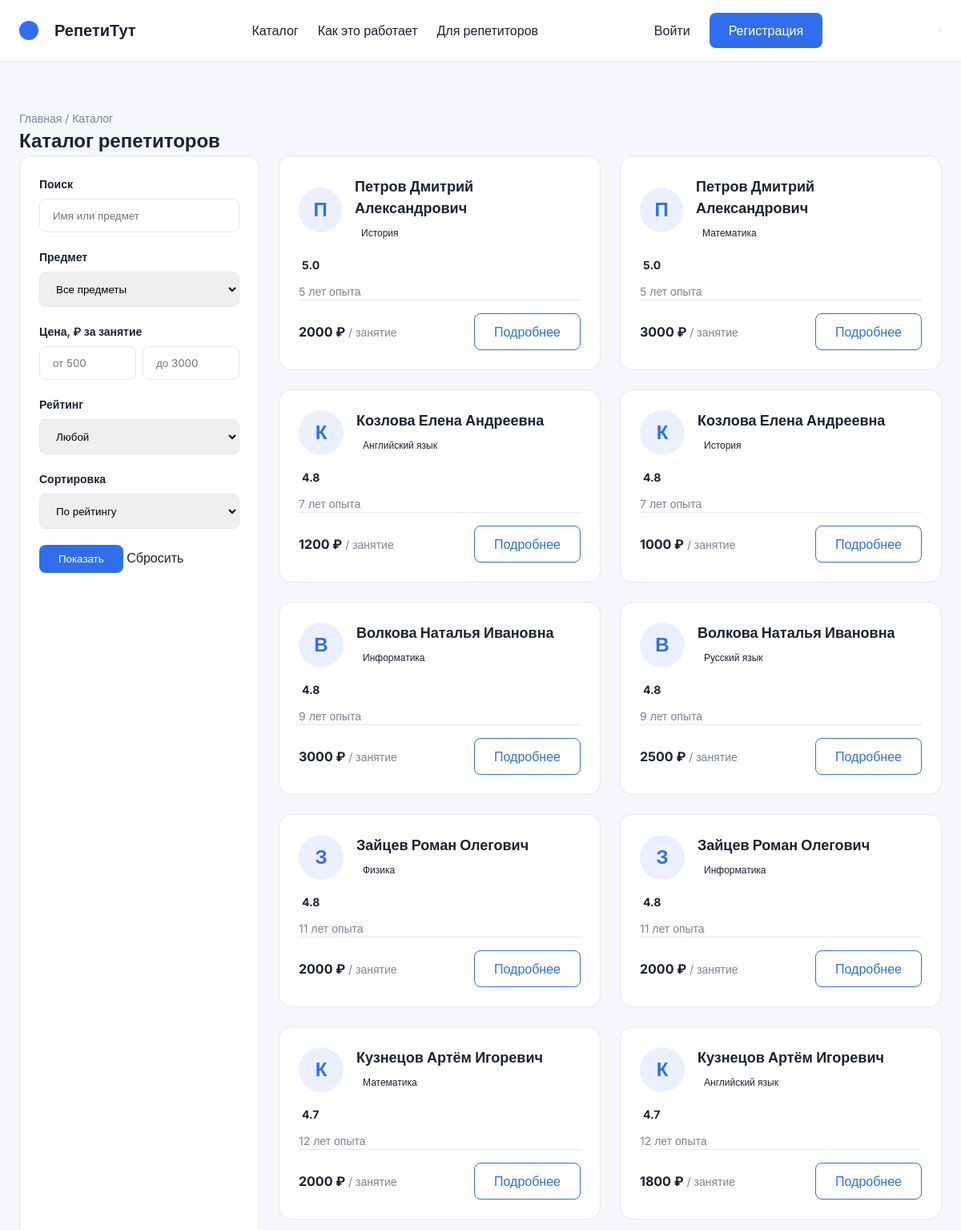
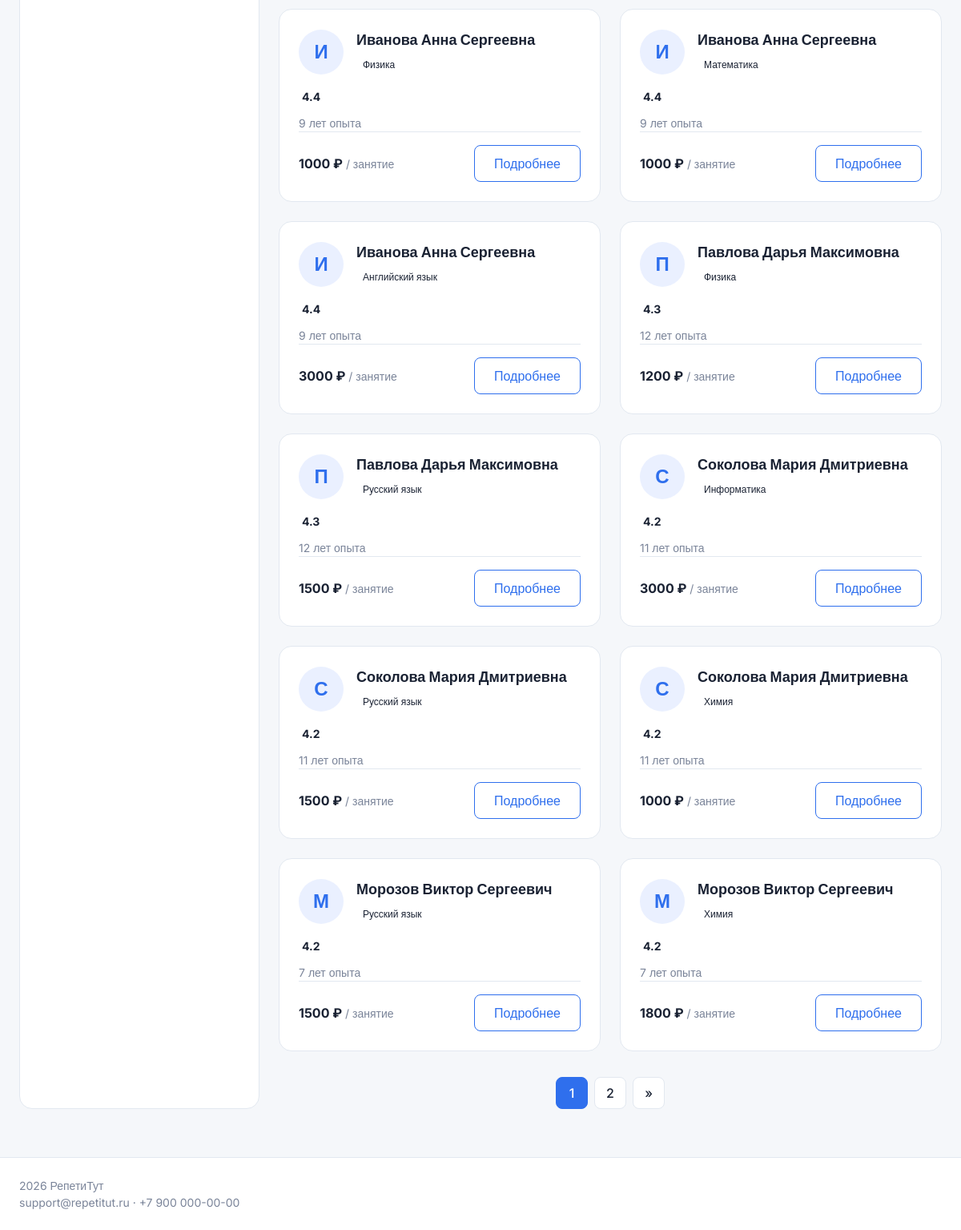
Page /catalog/ on the committed database (2 pictures, top to bottom).
### app/models.py (models this page shows, shortened)
class TutorSubject(models.Model):
    tutor = models.ForeignKey(Tutor, on_delete=models.CASCADE, related_name="subject_cards", verbose_name="Репетитор")
    subject = models.ForeignKey(Subject, on_delete=models.CASCADE, related_name="tutor_cards", verbose_name="Предмет")
    rate_per_hour = models.DecimalField(verbose_name="Ставка за час", max_digits=7, decimal_places=2)
    moderation_status = models.CharField(verbose_name="Статус модерации", max_length=10, default="pending", choices=[("pending", "На модерации"), ("approved", "Одобрена"), ("rejected", "Отклонена")])
    class Meta:
        verbose_name = "Анкета репетитора по предмету"
        verbose_name_plural = "Анкеты репетиторов по предметам"
        ordering = ['tutor__full_name', 'subject__name']
        constraints = [
            db_check(Q(rate_per_hour__gte=300, rate_per_hour__lte=10000), "app_tutorsubject_rate_range"),
            models.UniqueConstraint(fields=['tutor', 'subject'], name="app_tutorsubject_unique_pair"),
        ]

class Tutor(models.Model):
    user = models.OneToOneField(User, on_delete=models.CASCADE, related_name="tutor_profile", null=True, blank=True)
    full_name = models.CharField(verbose_name="ФИО", max_length=150)
    email = models.EmailField(verbose_name="Электронная почта", max_length=100, unique=True)
    phone = models.CharField(verbose_name="Телефон", max_length=20)
    experience_years = models.PositiveSmallIntegerField(verbose_name="Опыт (лет)", default=1)
    rating = models.FloatField(verbose_name="Рейтинг", default=4.0)
    is_active = models.BooleanField(verbose_name="Активен", default=True)
    class Meta:
        verbose_name = "Репетитор"
        verbose_name_plural = "Репетиторы"
        ordering = ['full_name']
        constraints = [
            db_check(Q(rating__gte=1.0, rating__lte=5.0), "app_tutor_rating_range"),
        ]

class Subject(models.Model):
    name = models.CharField(verbose_name="Название предмета", max_length=100, unique=True)
    is_active = models.BooleanField(verbose_name="Показывать в каталоге", default=True)
    class Meta:
        verbose_name = "Предмет"
        verbose_name_plural = "Предметы"
        ordering = ['name']

### app/views.py (the view)
# urls.py: path('catalog/', views.catalog, name='catalog'),
def catalog(request):
    tutor_cards = TutorSubject.objects.filter(moderation_status='approved').select_related('tutor', 'subject')
    query = request.GET.get('q', '')
    if query:
        tutor_cards = tutor_cards.filter(
            Q(tutor__full_name__icontains=query) |
            Q(subject__name__icontains=query)
        )
    subject_id = request.GET.get('subject', '')
    if subject_id:
        tutor_cards = tutor_cards.filter(subject_id=subject_id)
    price_min = request.GET.get('price_min', '')
    if price_min:
        tutor_cards = tutor_cards.filter(rate_per_hour__gte=price_min)
    price_max = request.GET.get('price_max', '')
    if price_max:
        tutor_cards = tutor_cards.filter(rate_per_hour__lte=price_max)
    rating = request.GET.get('rating', '')
    if rating:
        tutor_cards = tutor_cards.filter(tutor__rating__gte=rating)
    sort_by = request.GET.get('sort', 'rating_desc')
    if sort_by == 'price_asc':
        tutor_cards = tutor_cards.order_by('rate_per_hour')
    elif sort_by == 'price_desc':
        tutor_cards = tutor_cards.order_by('-rate_per_hour')
    elif sort_by == 'experience':
        tutor_cards = tutor_cards.order_by('-tutor__experience_years')
    else:
        tutor_cards = tutor_cards.order_by('-tutor__rating')
    paginator = Paginator(tutor_cards, 20)
    page_number = request.GET.get('page')
    page_obj = paginator.get_page(page_number)
    subjects = Subject.objects.filter(is_active=True)
    query_params = request.GET.copy()
    if 'page' in query_params:
        del query_params['page']
    context = {
        'page_obj': page_obj,
        'subjects': subjects,
        'query': query,
        'query_params': query_params.urlencode(),
        'current_subject': subject_id,
        'current_price_min': price_min,
        'current_price_max': price_max,
        'current_rating': rating,
        'current_sort': sort_by,
    }
    return render(request, 'app/catalog.html', context)

### app/templates/app/catalog.html (shortened to what this page needs)
{% extends 'app/base.html' %}
{% block content %}
<section class="catalog-section">
    <div class="container">
        <div class="breadcrumbs"><a href="{% url 'app:index' %}">Главная</a> / Каталог</div>
        <h1 class="page-title">Каталог репетиторов</h1>
        <div class="catalog-layout">
            <aside class="filters-sidebar">
                <form method="GET" action="{% url 'app:catalog' %}" id="filter-form">
                    <div class="filter-group">
                        <label for="q">Поиск</label>
                        <input type="text" id="q" name="q" value="{{ query }}" placeholder="Имя или предмет">
                    </div>
                    <div class="filter-group">
                        <label for="subject">Предмет</label>
                        <select id="subject" name="subject">
                            <option value="">Все предметы</option>
                        </select>
                    </div>
                    <div class="filter-group">
                        <label>Цена, ₽ за занятие</label>
                        <div class="price-inputs">
                            <input type="number" name="price_min" value="{{ current_price_min }}" placeholder="от 500">
                            <input type="number" name="price_max" value="{{ current_price_max }}" placeholder="до 3000">
                        </div>
                    </div>
                    <div class="filter-group">
                        <label for="rating">Рейтинг</label>
                        <select id="rating" name="rating">
                            <option value="">Любой</option>
                        </select>
                    </div>
                    <div class="filter-group">
                        <label for="sort">Сортировка</label>
                        <select id="sort" name="sort">
                            <option value="rating_desc" {% if current_sort == 'rating_desc' %}selected{% endif %}>По рейтингу</option>
                        </select>
                    </div>
                    <button type="submit" class="btn-primary w-100">Показать</button>
                    <a href="{% url 'app:catalog' %}" class="btn-reset">Сбросить</a>
                </form>
            </aside>
            <div class="catalog-content">
                <div class="tutors-grid">
                    {% include 'app/cards_list.html' with page_obj=page_obj %}
                </div>
                {% if page_obj.has_other_pages %}
                <div class="pagination">
                    {% for num in page_obj.paginator.page_range %}
                        {% if page_obj.number == num %}<span class="current">{{ num }}</span>
                        {% elif num > page_obj.number|add:'-3' and num < page_obj.number|add:'3' %}<a href="?page={{ num }}&{{ query_params }}">{{ num }}</a>{% endif %}
                    {% endfor %}
                    {% if page_obj.has_next %}<a href="?page={{ page_obj.next_page_number }}&{{ query_params }}">&raquo;</a>{% endif %}
                </div>
                {% endif %}
            </div>
        </div>
    </div>
</section>
{% endblock %}

### app/templates/app/cards_list.html
{% for card in page_obj %}
<div class="tutor-card">
    <div class="tutor-header">
        <div class="avatar-small">{{ card.tutor.full_name|first }}</div>
        <div><h3>{{ card.tutor.full_name }}</h3><span class="tag">{{ card.subject.name }}</span></div>
    </div>
    <div class="tutor-rating"> <span>{{ card.tutor.rating }}</span></div>
    <p class="tutor-desc">{{ card.tutor.experience_years }} лет опыта</p>
    <div class="tutor-footer">
        <p class="price"><strong>{{ card.rate_per_hour|floatformat:0 }} ₽</strong> / занятие</p>
        <a href="{% url 'app:tutor_detail' card.id %}" class="btn-outline">Подробнее</a>
    </div>
</div>
{% empty %}
<div class="empty-state"><p>По вашему запросу ничего не найдено. Попробуйте изменить фильтры.</p></div>
{% endfor %}

### app/static/css/style.css (style rules this page uses)
:root { --p: #2F6FED; --t: #1A2233; --m: #7A8499; --b: #F5F7FA; --w: #FFFFFF; --br: #E2E8F0; --bg: #EAF0FF; }
* { margin: 0; padding: 0; box-sizing: border-box; }
body { font-family: 'Inter', sans-serif; background: var(--b); color: var(--t); line-height: 1.5; }
a { text-decoration: none; color: inherit; }
.container { max-width: 1280px; margin: 0 auto; padding: 0 24px; }
.header-container, .nav, .auth-buttons, .hero-container, .stats-container, .catalog-layout, .tutor-detail-layout, .booking-layout, .cabinet-layout { display: flex; gap: 24px; }
.btn, .btn-primary, .btn-register, .btn-outline { padding: 10px 24px; border-radius: 8px; font-weight: 500; text-align: center; cursor: pointer; border: none; display: inline-block; }
.btn-primary, .btn-register { background: var(--p); color: var(--w); }
.btn-outline { border: 1px solid var(--p); color: var(--p); background: transparent; }
.hero, .catalog-section { padding: 60px 0; }
.subtitle, .tutor-desc, .price, .breadcrumbs, .benefits-list, .footer-container { color: var(--m); font-size: 14px; }
.search-box input, .filter-group input, .filter-group select, .form-group textarea { padding: 12px 16px; border: 1px solid var(--br); border-radius: 8px; width: 100%; outline: none; font-family: inherit; }
.card-avatar, .avatar-small, .avatar-large { border-radius: 50%; display: flex; align-items: center; justify-content: center; font-weight: bold; background: var(--bg); color: var(--p); }
.avatar-small { width: 56px; height: 56px; font-size: 24px; }
.tutors-grid { display: grid; grid-template-columns: repeat(auto-fill, minmax(300px, 1fr)); gap: 24px; }
.tutor-card, .card-section, .filters-sidebar, .booking-summary, .auth-card, .cabinet-sidebar { background: var(--w); border: 1px solid var(--br); border-radius: 16px; padding: 24px; }
.tutor-card { display: flex; flex-direction: column; }
.tutor-header { display: flex; align-items: center; gap: 16px; margin-bottom: 16px; }
.tutor-header h3 { font-size: 18px; margin-bottom: 4px; }
.tag { font-size: 12px; padding: 4px 8px; border-radius: 4px; font-weight: 500; display: inline-block; }
.tutor-rating { color: #F5A623; font-size: 14px; margin-bottom: 12px; }
.tutor-rating span { color: var(--t); font-weight: bold; margin-left: 4px; }
.tutor-footer { margin-top: auto; border-top: 1px solid var(--br); padding-top: 16px; display: flex; justify-content: space-between; align-items: center; }
.price strong { font-size: 16px; color: var(--t); }
.filters-sidebar, .tutor-sidebar, .booking-summary, .cabinet-sidebar { width: 300px; flex-shrink: 0; }
.filter-group, .form-group { margin-bottom: 20px; }
.filter-group label { display: block; margin-bottom: 8px; font-weight: 600; font-size: 14px; }
.price-inputs { display: flex; gap: 8px; }
.catalog-content, .tutor-main-info, .booking-form-area, .cabinet-content { flex: 1; }
.pagination { display: flex; gap: 8px; justify-content: center; margin-top: 32px; }
.pagination a, .pagination span { width: 40px; height: 40px; display: flex; align-items: center; justify-content: center; border: 1px solid var(--br); border-radius: 8px; background: var(--w); font-weight: 500; }
.pagination .current { background: var(--p); color: var(--w); border-color: var(--p); }

### rows in the picture
TutorSubject: tutor.full_name|first "П", tutor.full_name "Петров Дмитрий Александрович", subject.name "История", tutor.rating "5.0", tutor.experience_years "5", rate_per_hour "2000"
TutorSubject: tutor.full_name|first "П", tutor.full_name "Петров Дмитрий Александрович", subject.name "Математика", tutor.rating "5.0", tutor.experience_years "5", rate_per_hour "3000"
TutorSubject: tutor.full_name|first "К", tutor.full_name "Козлова Елена Андреевна", subject.name "Английский язык", tutor.rating "4.8", tutor.experience_years "7", rate_per_hour "1200"
TutorSubject: tutor.full_name|first "К", tutor.full_name "Козлова Елена Андреевна", subject.name "История", tutor.rating "4.8", tutor.experience_years "7", rate_per_hour "1000"
TutorSubject: tutor.full_name|first "В", tutor.full_name "Волкова Наталья Ивановна", subject.name "Информатика", tutor.rating "4.8", tutor.experience_years "9", rate_per_hour "3000"
TutorSubject: tutor.full_name|first "В", tutor.full_name "Волкова Наталья Ивановна", subject.name "Русский язык", tutor.rating "4.8", tutor.experience_years "9", rate_per_hour "2500"
TutorSubject: tutor.full_name|first "З", tutor.full_name "Зайцев Роман Олегович", subject.name "Физика", tutor.rating "4.8", tutor.experience_years "11", rate_per_hour "2000"
TutorSubject: tutor.full_name|first "З", tutor.full_name "Зайцев Роман Олегович", subject.name "Информатика", tutor.rating "4.8", tutor.experience_years "11", rate_per_hour "2000"
TutorSubject: tutor.full_name|first "К", tutor.full_name "Кузнецов Артём Игоревич", subject.name "Математика", tutor.rating "4.7", tutor.experience_years "12", rate_per_hour "2000"
TutorSubject: tutor.full_name|first "К", tutor.full_name "Кузнецов Артём Игоревич", subject.name "Английский язык", tutor.rating "4.7", tutor.experience_years "12", rate_per_hour "1800"
TutorSubject: tutor.full_name|first "И", tutor.full_name "Иванова Анна Сергеевна", subject.name "Физика", tutor.rating "4.4", tutor.experience_years "9", rate_per_hour "1000"
TutorSubject: tutor.full_name|first "И", tutor.full_name "Иванова Анна Сергеевна", subject.name "Математика", tutor.rating "4.4", tutor.experience_years "9", rate_per_hour "1000"
TutorSubject: tutor.full_name|first "И", tutor.full_name "Иванова Анна Сергеевна", subject.name "Английский язык", tutor.rating "4.4", tutor.experience_years "9", rate_per_hour "3000"
TutorSubject: tutor.full_name|first "П", tutor.full_name "Павлова Дарья Максимовна", subject.name "Физика", tutor.rating "4.3", tutor.experience_years "12", rate_per_hour "1200"
TutorSubject: tutor.full_name|first "П", tutor.full_name "Павлова Дарья Максимовна", subject.name "Русский язык", tutor.rating "4.3", tutor.experience_years "12", rate_per_hour "1500"
TutorSubject: tutor.full_name|first "С", tutor.full_name "Соколова Мария Дмитриевна", subject.name "Информатика", tutor.rating "4.2", tutor.experience_years "11", rate_per_hour "3000"
TutorSubject: tutor.full_name|first "С", tutor.full_name "Соколова Мария Дмитриевна", subject.name "Русский язык", tutor.rating "4.2", tutor.experience_years "11", rate_per_hour "1500"
TutorSubject: tutor.full_name|first "С", tutor.full_name "Соколова Мария Дмитриевна", subject.name "Химия", tutor.rating "4.2", tutor.experience_years "11", rate_per_hour "1000"
TutorSubject: tutor.full_name|first "М", tutor.full_name "Морозов Виктор Сергеевич", subject.name "Русский язык", tutor.rating "4.2", tutor.experience_years "7", rate_per_hour "1500"
TutorSubject: tutor.full_name|first "М", tutor.full_name "Морозов Виктор Сергеевич", subject.name "Химия", tutor.rating "4.2", tutor.experience_years "7", rate_per_hour "1800"

### other values in the picture
{{ num }} "1"
{{ num }} "2"
